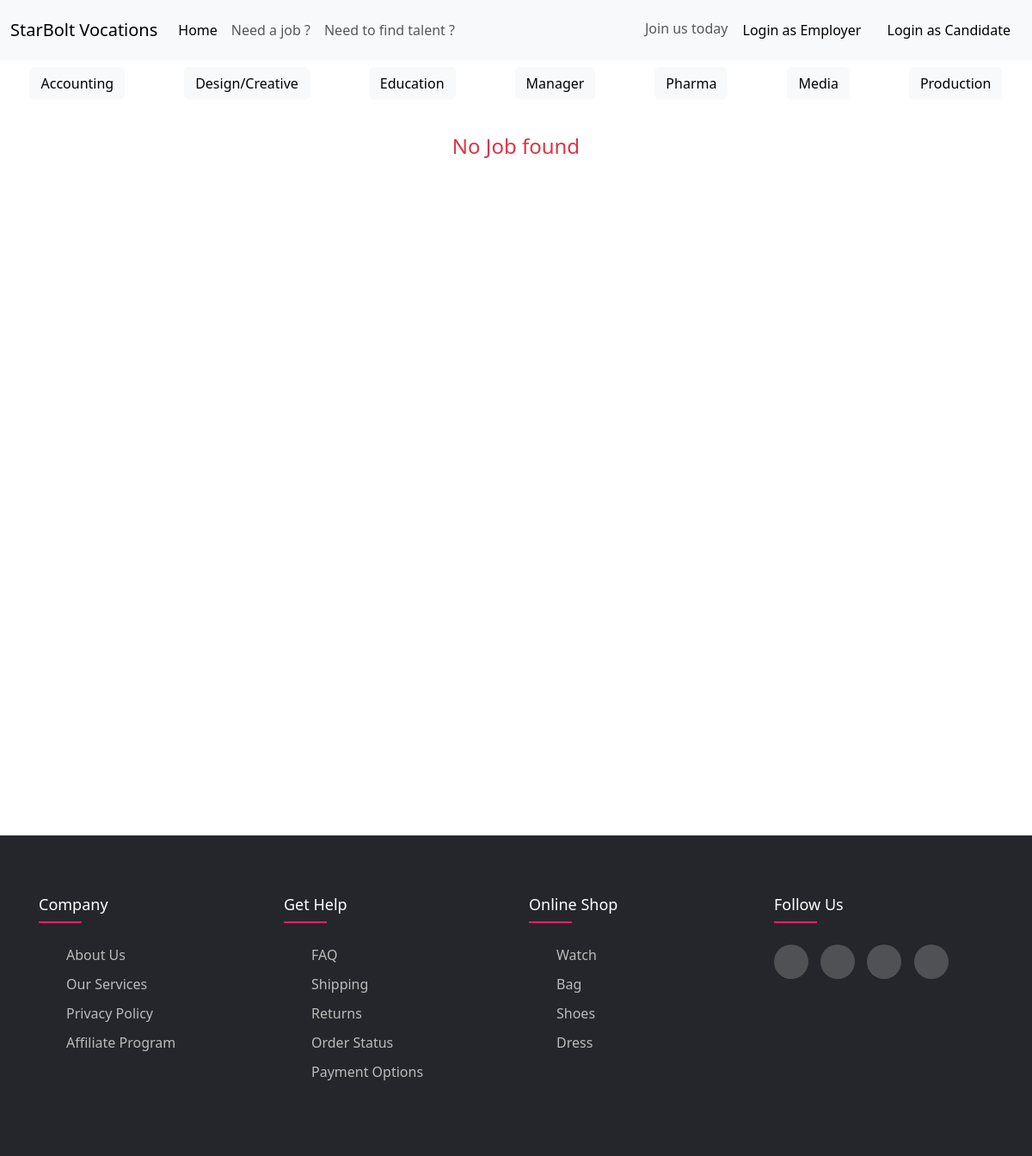
Page /job/filter_job/1 on the committed database.
### job/models.py (models this page shows, shortened)
class Category(models.Model):
    name= models.CharField(max_length= 40, unique=True)

### job/views.py (the view)
# urls.py: path('filter_job/<int:id>', views.JobFilter, name='filter_job'),
def JobFilter(request, id):
    category= models.Category.objects.get(id=id)
    jobs= models.Job.objects.filter(category= category)
    all_category= models.Category.objects.all()
    print(jobs)
    return render(request, 'all_jobs.html', {'job_list':jobs,'category': all_category})

### job/templates/all_jobs.html (shortened to what this page needs)
{%extends 'base.html' %}
{% block content %}
<div class="d-flex justify-content-around" >
  {% for cat in category %}
  <a class="btn btn-light mt-2" href="{% url 'filter_job' cat.id %}"> {{cat.name}} </a>
  {% endfor %}
</div>
<div class="m-auto p-3 w-50" >
    {% if job_list|length == 0 %}
    <div class="align-text-center vh-100 d-flex justify-center mt-4" > <h4 class="text-danger">No Job found</h4></div>
    {% endif %}
</div>
{% endblock  %}

### rows in the picture
Category: name "Accounting"
Category: name "Design/Creative"
Category: name "Education"
Category: name "Manager"
Category: name "Pharma"
Category: name "Media"
Category: name "Production"
